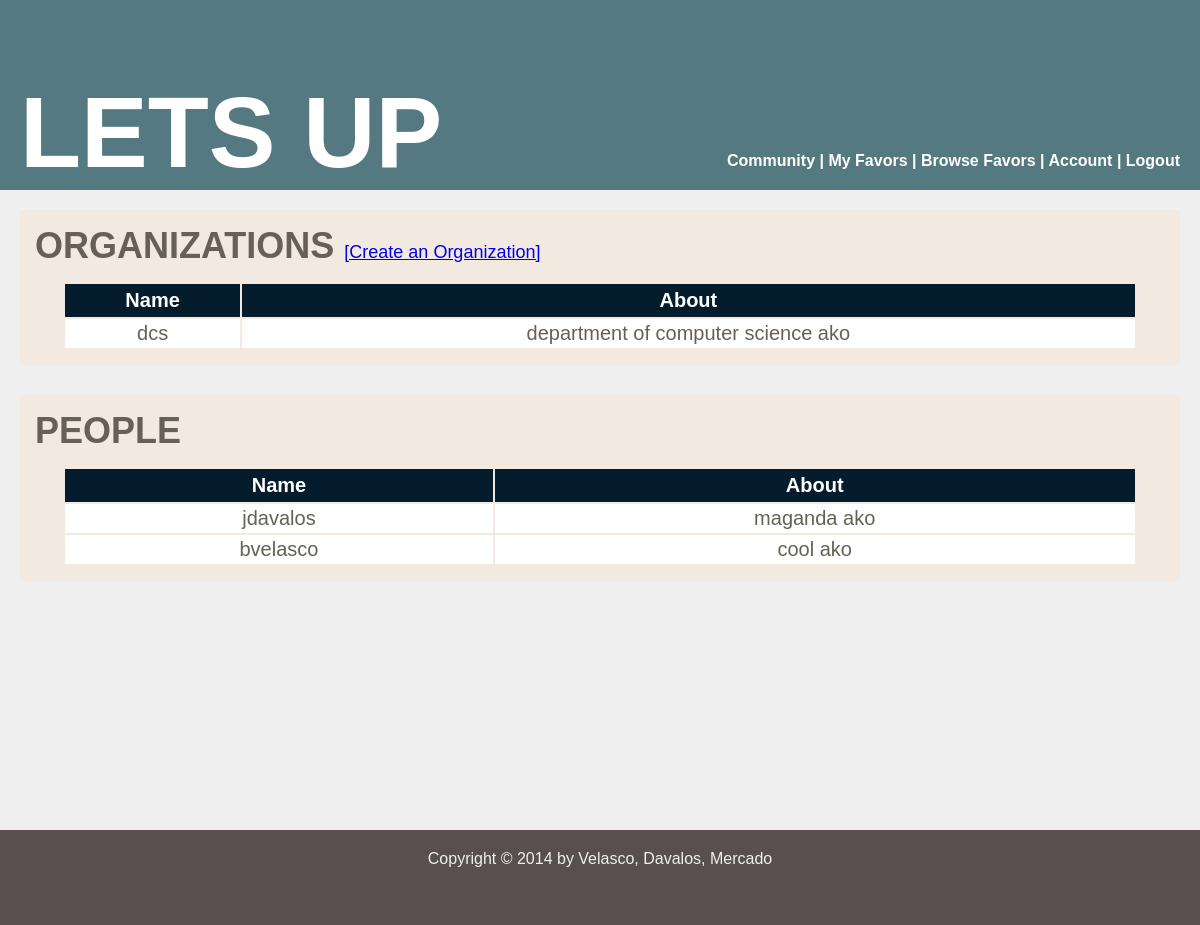
Screenshot of /index.php/users with the database file from the repository.
### tables this page shows
CREATE TABLE IF NOT EXISTS `user` (
	`userid` INTEGER AUTO_INCREMENT,
	`username` VARCHAR(20) UNIQUE,
	`points` INTEGER DEFAULT 0,
	`password` VARCHAR(20),
	`about` TEXT,
	`isOrg` BOOLEAN DEFAULT 0, 
	CONSTRAINT `userPK` PRIMARY KEY (`userid`)
);

### application/controllers/users.php (called while the page is built, shortened)
<?php if ( ! defined('BASEPATH')) exit('No direct script access allowed');
class Users extends CI_Controller {
	public function __construct() {
		$this->load->model('user');
	}
    public function index()
    {
        $data['organizations'] = $this->user->get_all_users(true);
        $data['people'] = $this->user->get_all_users();
        $this->load->view('headfoot/header');
        $this->load->view('users', $data);
        $this->load->view('headfoot/footer');
    }
}

### index.php (called while the page is built, shortened)
<?php
require_once BASEPATH.'core/CodeIgniter.php';

### application/models/user.php (called while the page is built, shortened)
	<?php
class User extends CI_Model{
	public function get_all_users($isOrg = false){
		$this->db->select(array(
				'user.userid as userid',
				'user.username as name',
				'user.about as about',
			)
		);
		$this->db->from('user');
		$this->db->where('user.isOrg', $isOrg);
		$query = $this->db->get();
		return $query->result();
	}
}

### application/views/users.php (the view)
<div id="main-content">
    <div class="segment">
        <div class="greeting">
            ORGANIZATIONS
            <a class="side-link" href="<?php echo site_url('users/create_org') ?>">[Create an Organization]</a>
        </div>
        <table>
            <thead>
                <tr>
                    <th>Name</th>
                    <th>About</th>
                </tr>
            </thead>
            <tbody>
                <?php foreach ($organizations as $org) { ?>
                <tr>
                    <td><?php echo $org->name ?></td>
                    <td><?php echo $org->about ?></td>
                </tr>
                <?php } ?>
            </tbody>
        </table>
    </div>
    <div class="segment">
        <div class="greeting">
            PEOPLE
        </div>
        <table>
            <thead>
                <tr>
                    <th>Name</th>
                    <th>About</th>
                </tr>
            </thead>
            <tbody>
                <?php foreach ($people as $peep) { ?>
                <tr>
                    <td><?php echo $peep->name ?></td>
                    <td><?php echo $peep->about ?></td>
                </tr>
                <?php } ?>
            </tbody>
        </table>
    </div>
</div>

### css/main.css (style rules this page uses)
table { width: 95%; margin: auto; text-align: center; font-size: 20px; }
th { padding: 5px; background: #051C2C; color: white; }
td { padding: 3px; background: white; }
#main-content { min-height: 600px; background: #EFEFEF; padding: 20px; color: #676056; }
.segment { padding: 15px; background: #F2E9E1; margin-bottom: 30px; }
.side-link { font-size: 18px; font-weight: normal; }
.greeting { font-weight: bold; font-size: 36px; margin-bottom: 15px; }
body { background: #99CCFF; font-family: Helvetica; margin:0; }

### rows the page displays
user: username "dcs", about "department of computer science ako"
user: username "jdavalos", about "maganda ako"
user: username "bvelasco", about "cool ako"
